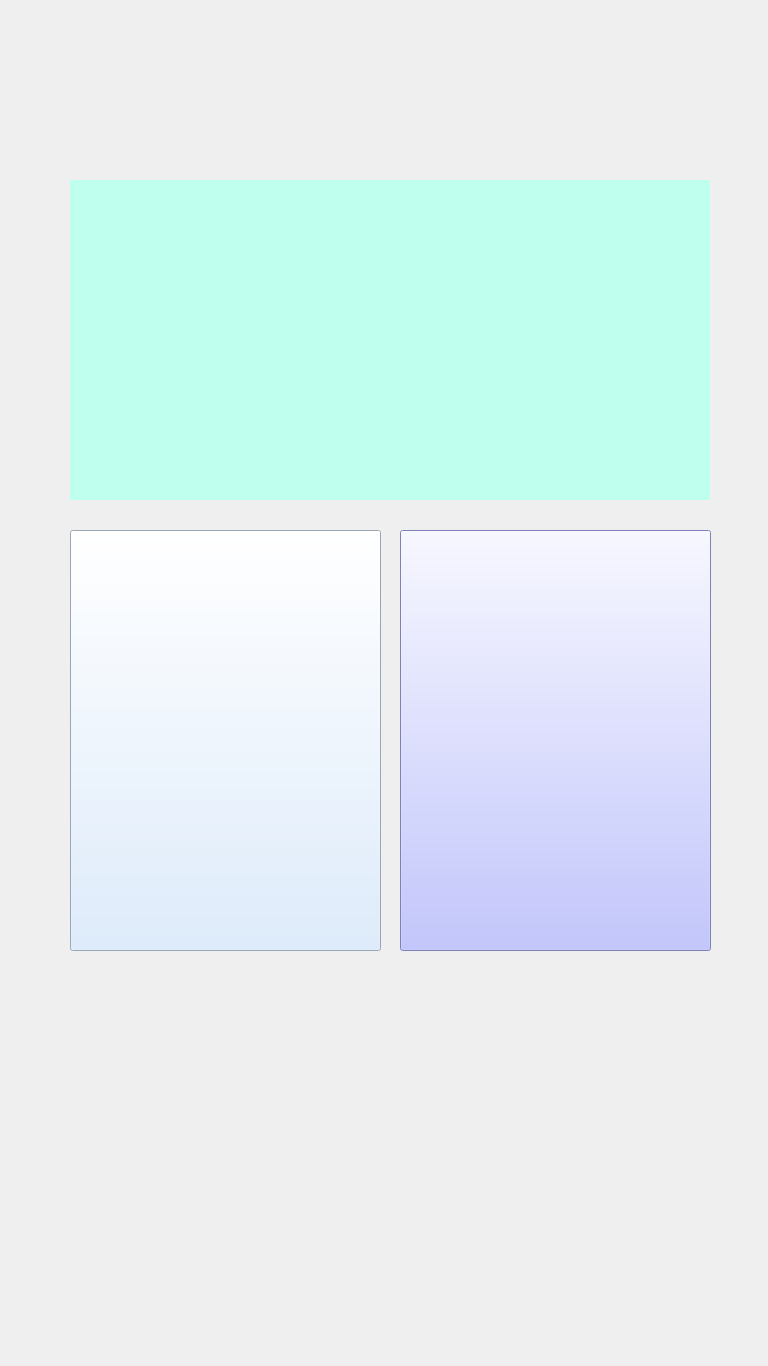
<?xml version="1.0" encoding="UTF-8"?>
<ui version="4.0">
 <class>Form</class>
 <widget class="QWidget" name="Form">
  <property name="geometry">
   <rect>
    <x>0</x>
    <y>0</y>
    <width>768</width>
    <height>1366</height>
   </rect>
  </property>
  <property name="minimumSize">
   <size>
    <width>768</width>
    <height>1366</height>
   </size>
  </property>
  <property name="maximumSize">
   <size>
    <width>768</width>
    <height>1366</height>
   </size>
  </property>
  <property name="windowTitle">
   <string>Form</string>
  </property>
  <widget class="QLabel" name="label_re_check">
   <property name="geometry">
    <rect>
     <x>70</x>
     <y>180</y>
     <width>640</width>
     <height>320</height>
    </rect>
   </property>
   <property name="minimumSize">
    <size>
     <width>640</width>
     <height>320</height>
    </size>
   </property>
   <property name="maximumSize">
    <size>
     <width>640</width>
     <height>320</height>
    </size>
   </property>
   <property name="styleSheet">
    <string notr="true">background-color: rgb(190, 255, 237);</string>
   </property>
   <property name="text">
    <string/>
   </property>
  </widget>
  <widget class="QPushButton" name="skip_btn2">
   <property name="geometry">
    <rect>
     <x>400</x>
     <y>530</y>
     <width>311</width>
     <height>421</height>
    </rect>
   </property>
   <property name="minimumSize">
    <size>
     <width>311</width>
     <height>421</height>
    </size>
   </property>
   <property name="maximumSize">
    <size>
     <width>311</width>
     <height>421</height>
    </size>
   </property>
   <property name="styleSheet">
    <string notr="true">font: 81 20pt &quot;나눔스퀘어 ExtraBold&quot;;
background-color: rgb(176, 181, 255);</string>
   </property>
   <property name="text">
    <string/>
   </property>
  </widget>
  <widget class="QPushButton" name="re_btn">
   <property name="geometry">
    <rect>
     <x>70</x>
     <y>530</y>
     <width>311</width>
     <height>421</height>
    </rect>
   </property>
   <property name="minimumSize">
    <size>
     <width>311</width>
     <height>421</height>
    </size>
   </property>
   <property name="maximumSize">
    <size>
     <width>311</width>
     <height>421</height>
    </size>
   </property>
   <property name="styleSheet">
    <string notr="true">font: 81 20pt &quot;나눔스퀘어 ExtraBold&quot;;
background-color: rgb(213, 232, 255);</string>
   </property>
   <property name="text">
    <string/>
   </property>
  </widget>
  <widget class="QLabel" name="plz_bg">
   <property name="geometry">
    <rect>
     <x>0</x>
     <y>0</y>
     <width>768</width>
     <height>1366</height>
    </rect>
   </property>
   <property name="minimumSize">
    <size>
     <width>768</width>
     <height>1366</height>
    </size>
   </property>
   <property name="maximumSize">
    <size>
     <width>768</width>
     <height>1366</height>
    </size>
   </property>
   <property name="text">
    <string/>
   </property>
  </widget>
  <zorder>plz_bg</zorder>
  <zorder>label_re_check</zorder>
  <zorder>skip_btn2</zorder>
  <zorder>re_btn</zorder>
 </widget>
 <resources/>
 <connections/>
</ui>
